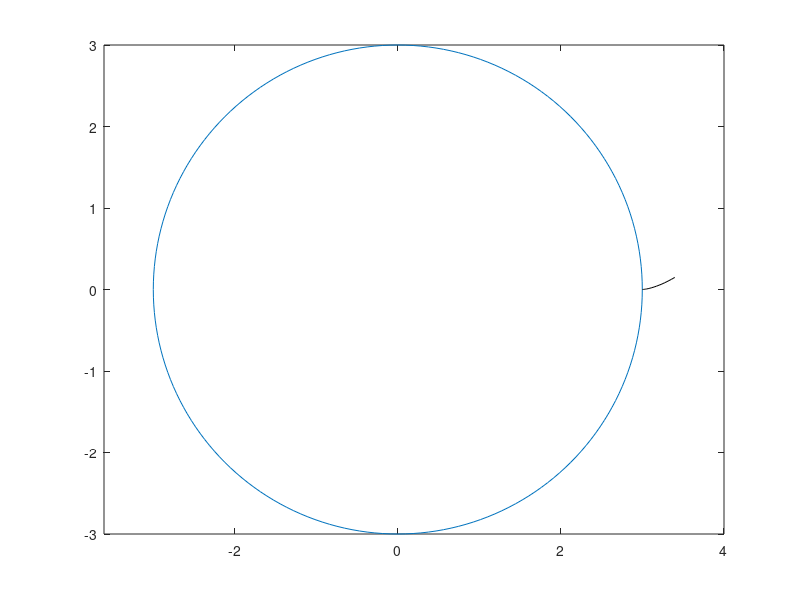

This chart was generated by the following MATLAB code:
%Problem10
%2.086 Quiz 1 Jacob Miske

r = 3; %radius of the circle
x = @(t) r*(cos(t) + t.*sin(t)); %x function
y = @(t) r*(sin(t) - t.*cos(t)); %y function
t = 0:pi/100:pi/2; %range
plot(r*sin(0:pi/100:2*pi), r*cos(0:pi/100:2*pi)) % base circle as requested
axis equal % keeps things aligned well with equal axis ranges
hold on % lets me keep putting down new lines

%new functions to make my life easier, I use non-functional handles to
%drive my conditionally plotted output
x = r*(cos(t) + t.*sin(t)); %x function new
y = r*(sin(t) - t.*cos(t)); %y function new

moreThanThreshold = x < 3.4; % the more than threshold
under_x = x(moreThanThreshold) %only x's that are < 3.4 for x
under_y = y(moreThanThreshold) %only y's that are < 3.4 for x
plot(under_x, under_y, 'k') %involute curve
